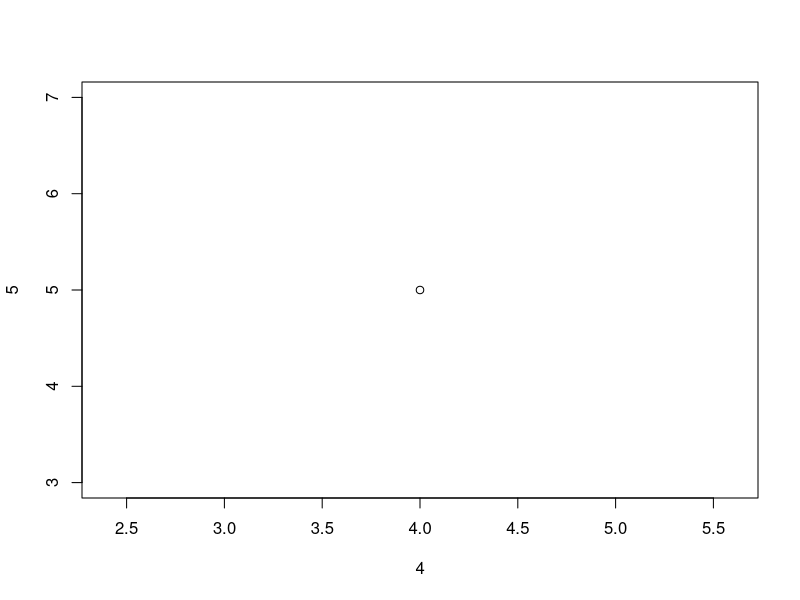
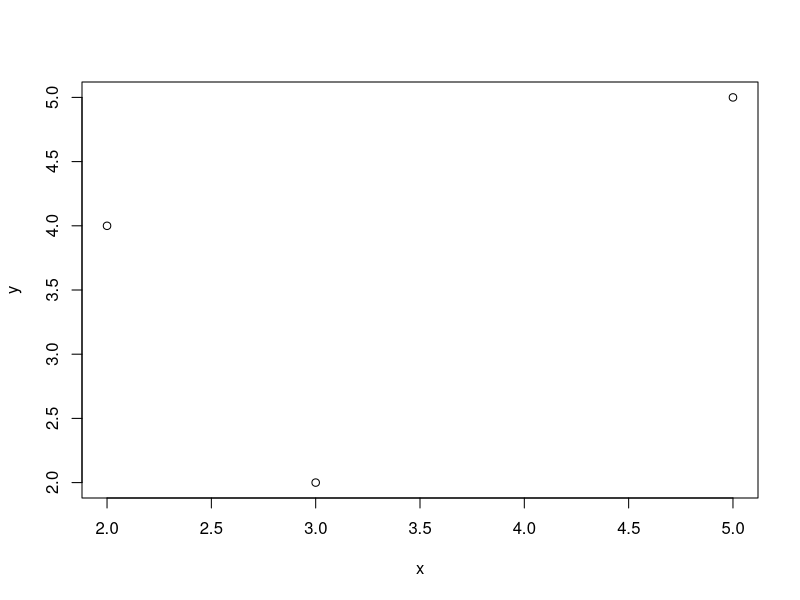
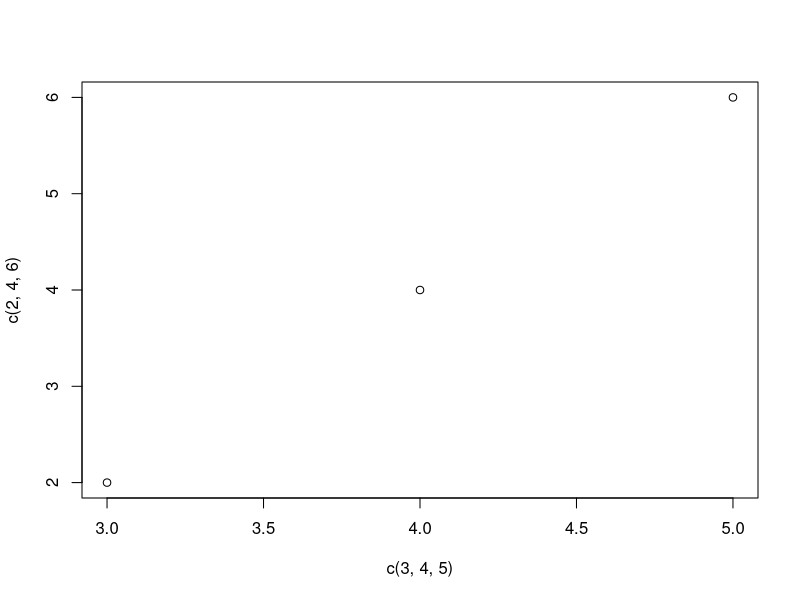
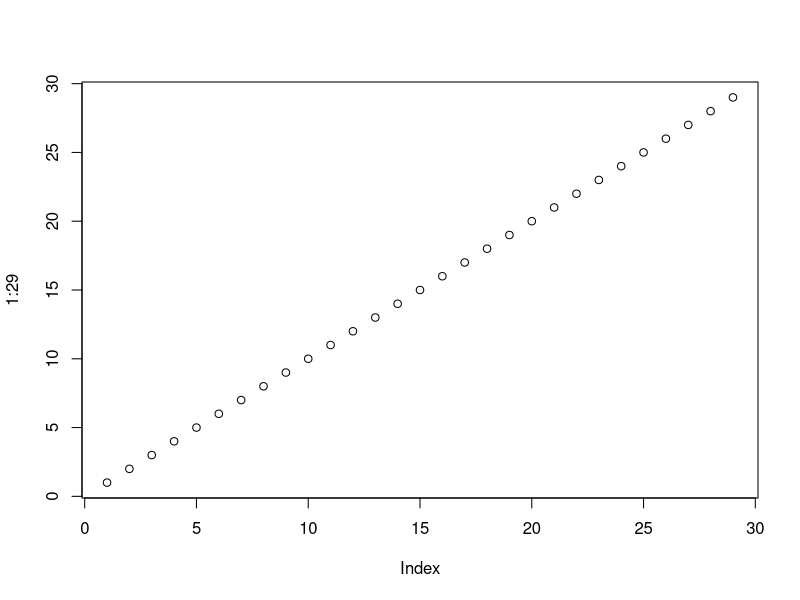
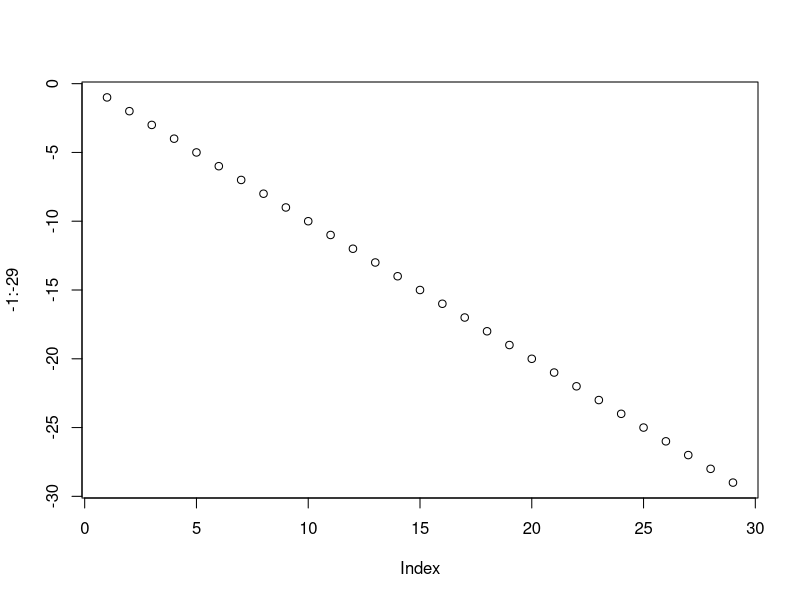
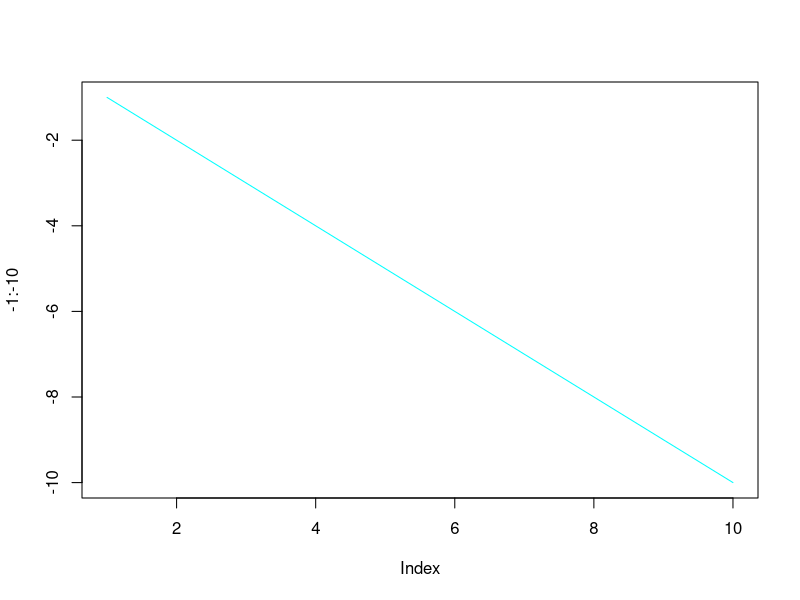
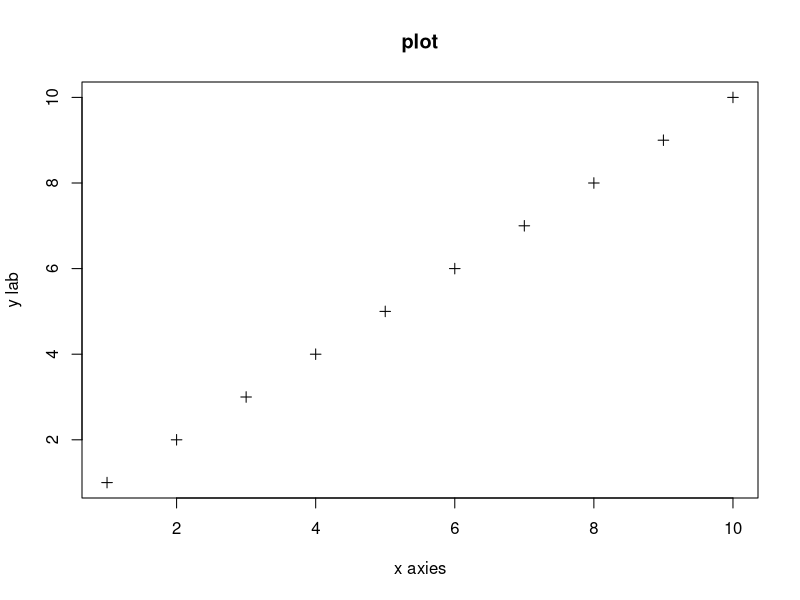
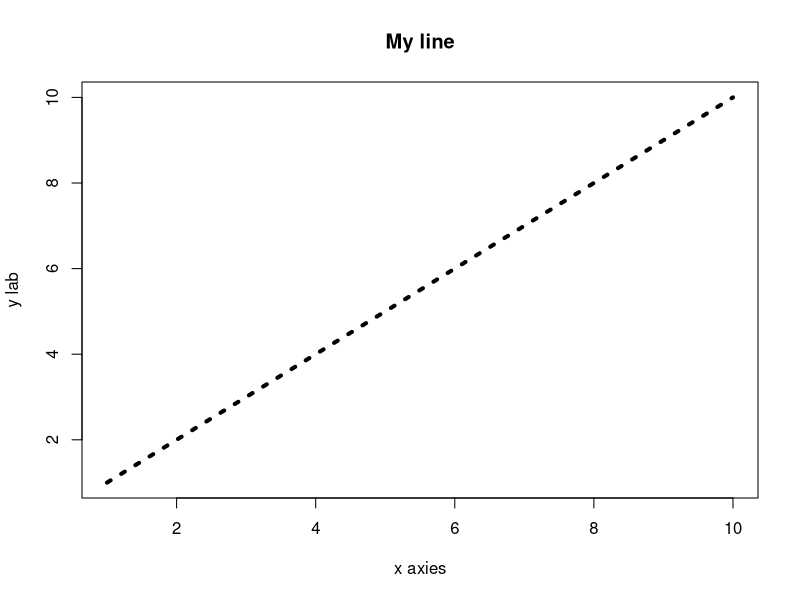

R code for these plots, in order:
# Revision of 5th sem
plot(4, 5)

x <-c(2,3,5)
y<-c(4,2,5)

plot(x,y)

plot(c(3,4,5),c(2,4,6))

plot(1:29)


plot(-1:-29)

#properities
plot(-1:-10, type="l",col='cyan' )

# labels, size, pch 1 to 20
plot(1:10, main = 'plot', xlab = 'x axies', ylab = 'y lab',cex=1,pch=3)


#with line line type ltv, line width lwd
plot(1:10, main = 'My line', xlab = 'x axies', type='l', ylab = 'y lab',lty=3, lwd=4)

# todo: more than one line in graph

# Vectors
line1 = c(1,2,3,4)
line2 = c(4,3,2,3)
line3 = c(7,5,3,4)

# Initial plot (first line)
plot(line1, type = 'l', col = 'red', lwd = 2, ylim = c(0, 8), 
     main = 'Multiple Lines', xlab = 'Index', ylab = 'Values')

# Add more lines
lines(line2, col = 'blue', lwd = 2, lty = 2)   # second line
lines(line3, col = 'green', lwd = 2, lty = 3)  # third line

# Add a legend
legend("topright", legend = c("line1", "line2", "line3"), 
       col = c("red", "blue", "green"), lty = 1:3, lwd = 2)



